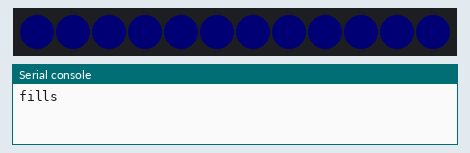
This program was run on a simulated Raspberry Pi Pico running MicroPython. Parts: 12 RGB LEDs in strip order, left to right, the last lines printed to the serial console. Dim RGB values are drawn brighter than linear. At 8.3 s the program stops and its outputs stay as they are.

Above: at 0.42 s.
At 1.82 s:
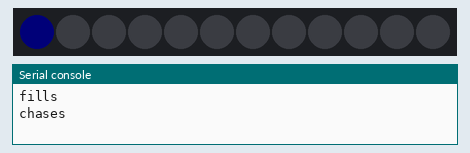
At 4.53 s:
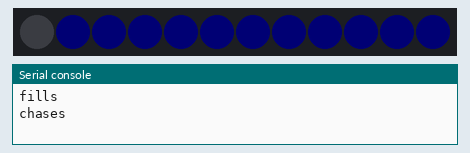
At 6.08 s:
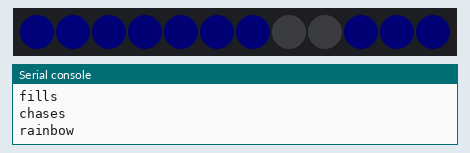
At 6.84 s:
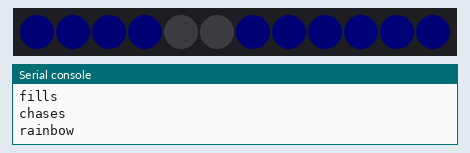
At 8.3 s:
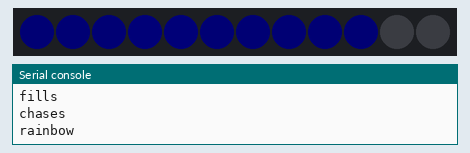

The program:

Neopixel_another.py
```python
# Example using PIO to drive a set of WS2812 LEDs.

import array, time
from machine import Pin
import rp2

# Configure the number of WS2812 LEDs.
NUM_LEDS = 12
PIN_NUM = 2
brightness = 0.2
colours = 4

@rp2.asm_pio(sideset_init=rp2.PIO.OUT_LOW, out_shiftdir=rp2.PIO.SHIFT_LEFT, autopull=True, pull_thresh=8 * colours)
def ws2812():
    T1 = 2
    T2 = 5
    T3 = 3
    wrap_target()
    label("bitloop")
    out(x, 1)               .side(0)    [T3 - 1]
    jmp(not_x, "do_zero")   .side(1)    [T1 - 1]
    jmp("bitloop")          .side(1)    [T2 - 1]
    label("do_zero")
    nop()                   .side(0)    [T2 - 1]
    wrap()


# Create the StateMachine with the ws2812 program, outputting on pin
sm = rp2.StateMachine(0, ws2812, freq=8_000_000, sideset_base=Pin(PIN_NUM))

# Start the StateMachine, it will wait for data on its FIFO.
sm.active(1)

# Display a pattern on the LEDs via an array of LED RGB values.
ar = array.array("I", [0 for _ in range(NUM_LEDS)])

##########################################################################
def pixels_show():
    dimmer_ar = array.array("I", [0 for _ in range(NUM_LEDS)])
    for i,c in enumerate(ar):
        r = int(((c >> 16) & 0xFF) * brightness)
        g = int(((c >> 24) & 0xFF) * brightness)
        b = int(((c >> 8) & 0xFF) * brightness)
        w = 0
        dimmer_ar[i] = (g<<24) + (r<16) + (b<8) + w
    sm.put(dimmer_ar, 8)
    time.sleep_ms(10)

def pixels_set(i, color):
    ar[i] = (color[1]<<24) + (color[0]<<16) + (color[2]<<8) + 0

def pixels_fill(color):
    for i in range(len(ar)):
        pixels_set(i, color)

def color_chase(color, wait):
    for i in range(NUM_LEDS):
        pixels_set(i, color)
        time.sleep(wait)
        pixels_show()
    time.sleep(0.2)

def wheel(pos):
    # Input a value 0 to 255 to get a color value.
    # The colours are a transition r - g - b - back to r.
    if pos < 0 or pos > 255:
        return (0, 0, 0)
    if pos < 85:
        return (255 - pos * 3, pos * 3, 0)
    if pos < 170:
        pos -= 85
        return (0, 255 - pos * 3, pos * 3)
    pos -= 170
    return (pos * 3, 0, 255 - pos * 3)


def rainbow_cycle(wait):
    for j in range(255):
        for i in range(NUM_LEDS):
            rc_index = (i * 256 // NUM_LEDS) + j
            pixels_set(i, wheel(rc_index & 255))
        pixels_show()
        time.sleep(wait)

BLACK = (0, 0, 0)
RED = (255, 0, 0)
YELLOW = (255, 150, 0)
GREEN = (0, 255, 0)
CYAN = (0, 255, 255)
BLUE = (0, 0, 255)
PURPLE = (180, 0, 255)
WHITE = (255, 255, 255)
COLORS = (BLACK, RED, YELLOW, GREEN, CYAN, BLUE, PURPLE, WHITE)

print("fills")
for color in COLORS:
    pixels_fill(color)
    pixels_show()
    time.sleep(0.2)

print("chases")
for color in COLORS:
    color_chase(color, 0.01)

print("rainbow")
rainbow_cycle(0)
```
